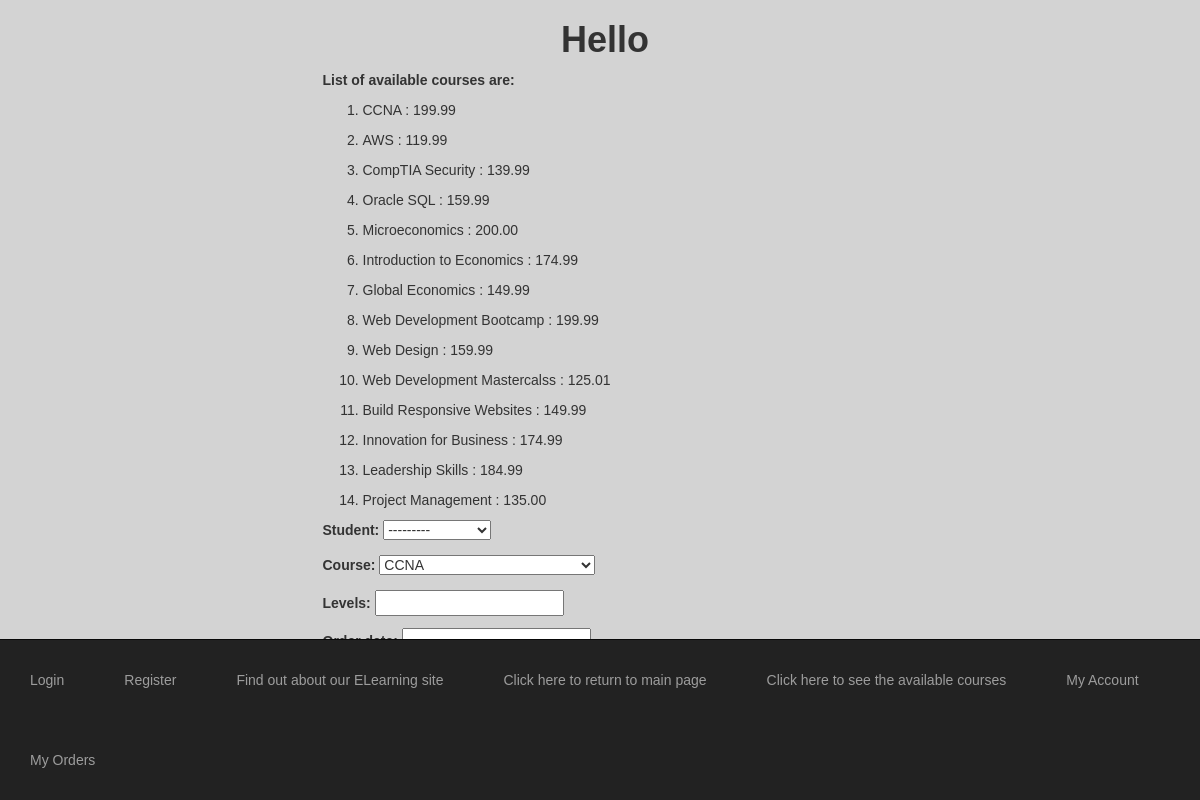
/eLearnApp/place_order/, run on the app's committed database.
### eLearnApp/models.py (models this page shows, shortened)
class Course(models.Model):
    topic = models.ForeignKey(Topic, related_name='courses', on_delete=models.CASCADE)
    name = models.CharField(max_length=200)
    price = models.DecimalField(max_digits=10, decimal_places=2,
                                validators=[MinValueValidator(50), MaxValueValidator(500)])
    for_everyone = models.BooleanField(default=True)
    description = models.TextField(max_length=300, null=True, blank=True)
    interested = models.PositiveIntegerField(default=0)  # newly added
    stages = models.PositiveIntegerField(default=3)  # newly added
    def __str__(self):
        return self.name

### eLearnApp/views.py (the view)
# urls.py: path(r'place_order/', views.place_order, name='place_order'),
def place_order(request):
    msg = ''
    courlist = Course.objects.all()
    if request.method == 'POST':
        form = OrderForm(request.POST)
        if form.is_valid():
            order = form.save(commit=False)
            if order.levels <= order.course.stages:
                if order.course.price > 150:
                    order.course.discount()
                order.save()
                msg = 'Your course has been ordered successfully.'
            else:
                msg = 'You exceeded the number of levels for this course.'
            return render(request, 'myapp/order_response.html', {'msg': msg})
    else:
        form = OrderForm()
    return render(request, 'myapp/placeorder.html', {'form': form, 'msg': msg, 'courlist': courlist})

### eLearnApp/forms.py
class OrderForm(forms.ModelForm):
    class Meta:
        model = Order
        fields = ['student', 'course', 'levels', 'order_date']
        student = forms.ChoiceField(widget=forms.RadioSelect())
        order_date = forms.DateField(widget=forms.SelectDateWidget(empty_label="Nothing"))

### eLearnApp/models.py (called while the page is built)
    def __str__(self):
        return '%s %s' % (self.first_name, self.last_name)

### templates/myapp/placeorder.html (shortened to what this page needs)
{% extends 'myapp/base.html' %}
{% block body_block %}
    {% if courlist %}
        <p><b>List of available courses are: </b></p>
        <ol>
            {% for course in courlist %}
                <li><p>{{ course.name }} : {{ course.price }}</p></li>
            {% endfor %}
        </ol>
    {% endif %}
    <form action = "" method = "post">
        {{ form.as_p }}
    </form>
{% endblock %}

### templates/myapp/base.html (style rules this page uses)
body { background-color: lightblue; background-position: center; background-repeat: no-repeat; background-size: cover; margin: 0; padding-left: 10px; font-family: 'Trebuchet MS', sans-serif !important; }

### data on the page
Course: name "CCNA", price "199.99"
Course: name "AWS", price "119.99"
Course: name "CompTIA Security", price "139.99"
Course: name "Oracle SQL", price "159.99"
Course: name "Microeconomics", price "200.00"
Course: name "Introduction to Economics", price "174.99"
Course: name "Global Economics", price "149.99"
Course: name "Web Development Bootcamp", price "199.99"
Course: name "Web Design", price "159.99"
Course: name "Web Development Mastercalss", price "125.01"
Course: name "Build Responsive Websites", price "149.99"
Course: name "Innovation for Business", price "174.99"
Course: name "Leadership Skills", price "184.99"
Course: name "Project Management", price "135.00"
